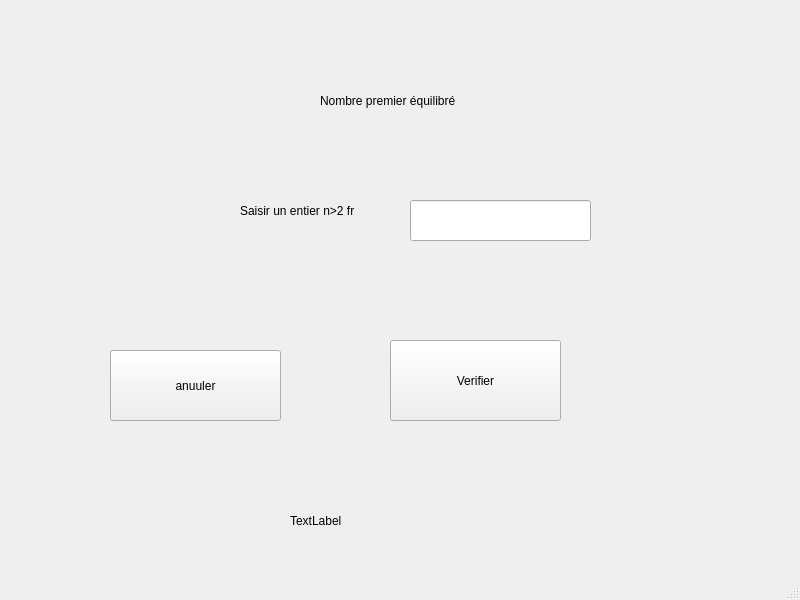
<?xml version="1.0" encoding="UTF-8"?>
<ui version="4.0">
 <class>MainWindow</class>
 <widget class="QMainWindow" name="MainWindow">
  <property name="geometry">
   <rect>
    <x>0</x>
    <y>0</y>
    <width>800</width>
    <height>600</height>
   </rect>
  </property>
  <property name="windowTitle">
   <string>MainWindow</string>
  </property>
  <widget class="QWidget" name="centralwidget">
   <widget class="QLabel" name="label">
    <property name="geometry">
     <rect>
      <x>320</x>
      <y>60</y>
      <width>161</width>
      <height>81</height>
     </rect>
    </property>
    <property name="text">
     <string>Nombre premier équilibré</string>
    </property>
   </widget>
   <widget class="QLabel" name="label_2">
    <property name="geometry">
     <rect>
      <x>240</x>
      <y>200</y>
      <width>161</width>
      <height>21</height>
     </rect>
    </property>
    <property name="text">
     <string>Saisir un entier n&gt;2 fr</string>
    </property>
   </widget>
   <widget class="QPushButton" name="annuler">
    <property name="geometry">
     <rect>
      <x>110</x>
      <y>350</y>
      <width>171</width>
      <height>71</height>
     </rect>
    </property>
    <property name="text">
     <string>anuuler</string>
    </property>
   </widget>
   <widget class="QPushButton" name="verifier">
    <property name="geometry">
     <rect>
      <x>390</x>
      <y>340</y>
      <width>171</width>
      <height>81</height>
     </rect>
    </property>
    <property name="text">
     <string>Verifier</string>
    </property>
   </widget>
   <widget class="QLineEdit" name="vn">
    <property name="geometry">
     <rect>
      <x>410</x>
      <y>200</y>
      <width>181</width>
      <height>41</height>
     </rect>
    </property>
   </widget>
   <widget class="QLabel" name="res">
    <property name="geometry">
     <rect>
      <x>290</x>
      <y>480</y>
      <width>281</width>
      <height>81</height>
     </rect>
    </property>
    <property name="text">
     <string>TextLabel</string>
    </property>
   </widget>
  </widget>
  <widget class="QMenuBar" name="menubar">
   <property name="geometry">
    <rect>
     <x>0</x>
     <y>0</y>
     <width>800</width>
     <height>26</height>
    </rect>
   </property>
  </widget>
  <widget class="QStatusBar" name="statusbar"/>
 </widget>
 <resources/>
 <connections/>
</ui>
